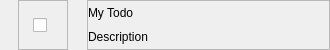
<?xml version="1.0" encoding="UTF-8"?>
<ui version="4.0">
 <class>TodoItemWidget</class>
 <widget class="QWidget" name="TodoItemWidget">
  <property name="geometry">
   <rect>
    <x>0</x>
    <y>0</y>
    <width>330</width>
    <height>50</height>
   </rect>
  </property>
  <layout class="QHBoxLayout" name="horizontalLayout">
   <property name="spacing">
    <number>19</number>
   </property>
   <property name="leftMargin">
    <number>18</number>
   </property>
   <property name="topMargin">
    <number>0</number>
   </property>
   <property name="rightMargin">
    <number>0</number>
   </property>
   <property name="bottomMargin">
    <number>0</number>
   </property>
   <item>
    <widget class="QFrame" name="frame_2">
     <property name="maximumSize">
      <size>
       <width>50</width>
       <height>16777215</height>
      </size>
     </property>
     <property name="frameShape">
      <enum>QFrame::StyledPanel</enum>
     </property>
     <property name="frameShadow">
      <enum>QFrame::Raised</enum>
     </property>
     <layout class="QHBoxLayout" name="horizontalLayout_2">
      <property name="spacing">
       <number>0</number>
      </property>
      <property name="leftMargin">
       <number>0</number>
      </property>
      <property name="topMargin">
       <number>0</number>
      </property>
      <property name="rightMargin">
       <number>0</number>
      </property>
      <property name="bottomMargin">
       <number>0</number>
      </property>
      <item>
       <widget class="QCheckBox" name="checkBox">
        <property name="maximumSize">
         <size>
          <width>20</width>
          <height>20</height>
         </size>
        </property>
        <property name="text">
         <string/>
        </property>
       </widget>
      </item>
     </layout>
    </widget>
   </item>
   <item>
    <widget class="QFrame" name="frame">
     <property name="frameShape">
      <enum>QFrame::StyledPanel</enum>
     </property>
     <property name="frameShadow">
      <enum>QFrame::Raised</enum>
     </property>
     <layout class="QVBoxLayout" name="verticalLayout">
      <property name="spacing">
       <number>0</number>
      </property>
      <property name="leftMargin">
       <number>0</number>
      </property>
      <property name="topMargin">
       <number>0</number>
      </property>
      <property name="rightMargin">
       <number>0</number>
      </property>
      <property name="bottomMargin">
       <number>0</number>
      </property>
      <item>
       <widget class="QLabel" name="label">
        <property name="text">
         <string>My Todo</string>
        </property>
       </widget>
      </item>
      <item>
       <widget class="QLabel" name="label_2">
        <property name="text">
         <string>Description</string>
        </property>
       </widget>
      </item>
     </layout>
    </widget>
   </item>
  </layout>
 </widget>
 <resources>
  <include location="../../assets/files.qrc"/>
 </resources>
 <connections/>
</ui>
